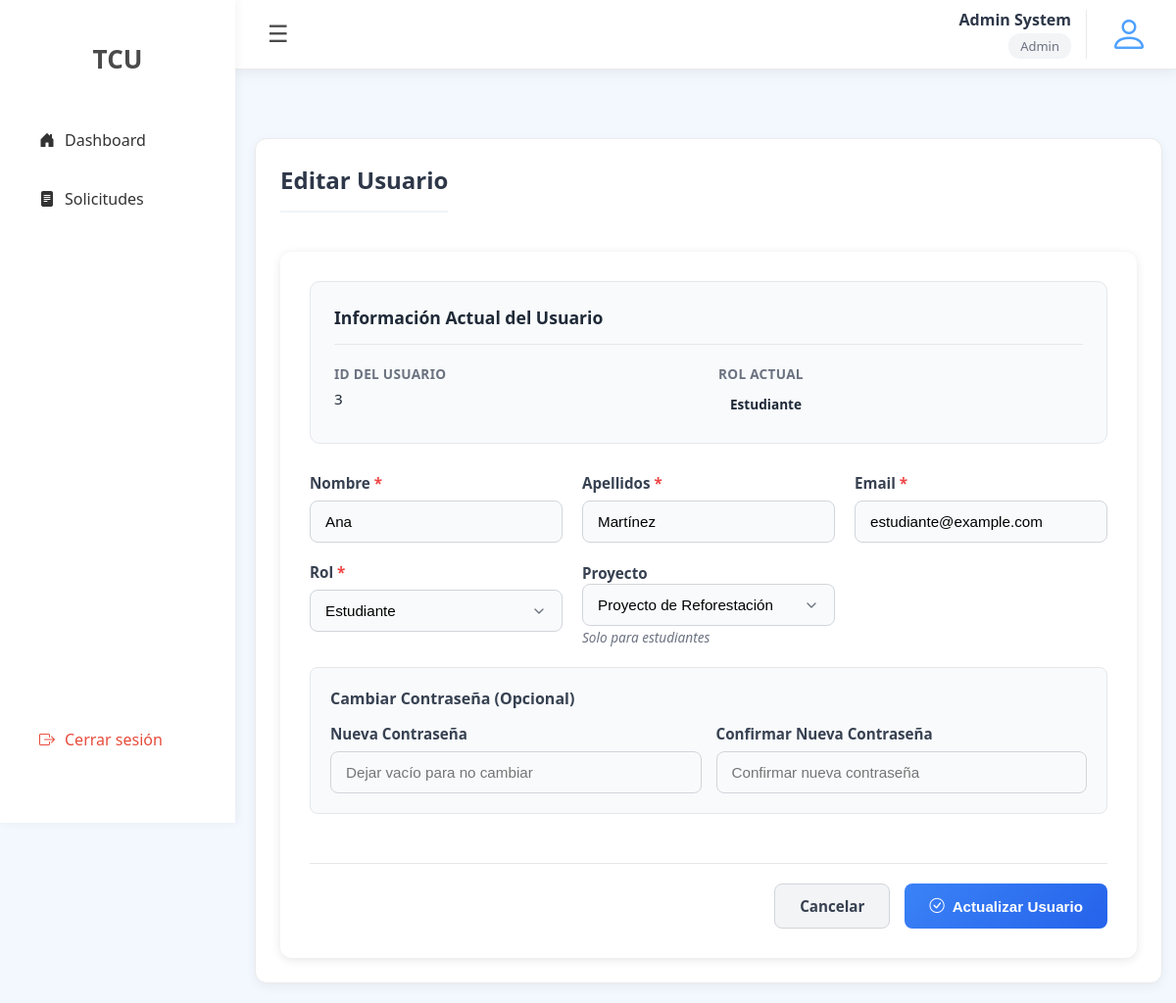
Screenshot of /users/edit/3/ (signed in) with the database file from the repository.
### tcu_system_app/models.py (models this page shows, shortened)
class User(models.Model):
    userId = models.AutoField(primary_key=True)
    roleId = models.ForeignKey(Role, on_delete=models.PROTECT)
    firstName = models.CharField(max_length=100, unique=False)
    lastName = models.CharField(max_length=100, unique=False)
    email = models.EmailField(max_length=254, unique=True)
    password = models.CharField(max_length=128, unique=False)
    projectId = models.ForeignKey(Project, on_delete=models.SET_NULL, null=True, blank=True)

class Role(models.Model):
    roleId = models.AutoField(primary_key=True)
    name = models.CharField(max_length=100, unique=True)

class Project(models.Model):
    projectId = models.AutoField(primary_key=True)
    code = models.CharField(max_length=50, unique=True, default='NA')
    name = models.CharField(max_length=200, unique=True)
    userId_professor = models.ForeignKey('User', on_delete=models.SET_NULL, null=True)

### tcu_system_app/views/auth.py (the view)
    def wrapper(request, *args, **kwargs):
        if not is_authenticated(request):
            return redirect('login')
        return view_func(request, *args, **kwargs)

### tcu_system_app/views/auth.py (called while the page is built)
def is_authenticated(request):
    return request.session.get('user_id') is not None

def login_required(view_func):
    def wrapper(request, *args, **kwargs):
        if not is_authenticated(request):
            return redirect('login')
        return view_func(request, *args, **kwargs)
    return wrapper

### tcu_system_app/views/users.py (called while the page is built, shortened)
@login_required
def edit_user(request, user_id):
    current_user_id = request.session.get('user_id')
    if not current_user_id:
        return redirect('login')
    current_user = get_object_or_404(User, pk=current_user_id)
    if current_user.roleId.name.lower() not in ['admin']:
        return HttpResponseForbidden("No tienes permiso para acceder a esta página")
    user_to_edit = get_object_or_404(User, pk=user_id)
    if user_to_edit.roleId.name.lower() == 'admin':
        messages.error(request, "No se pueden editar los administradores desde esta vista")
        return redirect('list_users')
    roles = Role.objects.all()
    projects = Project.objects.all()
    return render(request, 'tcu_system_app/users/edit_user.html', {
        'user': user_to_edit,
        'roles': roles,
        'projects': projects,
        'current_user': current_user
    })

### tcu_system_app/templates/tcu_system_app/users/edit_user.html (shortened to what this page needs)
{% extends 'tcu_system_app/layout.html' %}
{% load static %}
{% block content %}
<link rel="stylesheet" href="{% static 'tcu_system_app/css/dashboard.css' %}">
<link rel="stylesheet" href="{% static 'tcu_system_app/css/users/users.css' %}">
<link rel="stylesheet" href="{% static 'tcu_system_app/css/users/create_user.css' %}">
<link rel="stylesheet" href="{% static 'tcu_system_app/css/users/edit_user.css' %}">
<div class="recent-requests">
    <div class="table-header">
        <h2>Editar Usuario</h2>
    </div>
    <div class="form-container">
        <form method="POST" class="user-form" id="editUserForm">
            <div class="current-user-info">
                <h3>Información Actual del Usuario</h3>
                <div class="user-info-grid">
                    <div class="user-info-item">
                        <span class="user-info-label">ID del Usuario</span>
                        <span class="user-info-value">{{ user.userId }}</span>
                    </div>
                    <div class="user-info-item">
                        <span class="user-info-label">Rol Actual</span>
                        <span class="user-info-value">
                            <span class="user-role-badge {{ user.roleId.name|lower }}">
                                {{ user.roleId.name }}
                            </span>
                        </span>
                    </div>
                </div>
            </div>
            <div class="form-grid">
                <div class="form-group">
                    <label for="firstName">
                        Nombre <span class="required">*</span>
                    </label>
                    <input type="text" id="firstName" name="firstName"
                           value="{{ user.firstName }}" required>
                </div>
                <div class="form-group">
                    <label for="lastName">
                        Apellidos <span class="required">*</span>
                    </label>
                    <input type="text" id="lastName" name="lastName"
                           value="{{ user.lastName }}" required>
                </div>
                <div class="form-group">
                    <label for="email">
                        Email <span class="required">*</span>
                    </label>
                    <input type="email" id="email" name="email"
                           value="{{ user.email }}" required>
                </div>
                <div class="form-group">
                    <label for="roleId">
                        Rol <span class="required">*</span>
                    </label>
                    <select id="roleId" name="roleId" required>
                        {% for role in roles %}
                        <option value="{{ role.roleId }}"
                                {% if role.roleId == user.roleId.roleId %}selected{% endif %}>
                            {{ role.name }}
                        </option>
                        {% endfor %}
                    </select>
                </div>
                <div class="form-group" id="project-group">
                    <label for="projectId">Proyecto</label>
                    <select id="projectId" name="projectId">
                        {% for project in projects %}
                        <option value="{{ project.projectId }}"
                                {% if user.projectId and project.projectId == user.projectId.projectId %}selected{% endif %}>
                            {{ project.name }}
                        </option>
                        {% endfor %}
                    </select>
                    <small class="help-text">Solo para estudiantes</small>
                </div>
                <div class="form-group full-width">
                    <div class="password-section">
                        <h4>Cambiar Contraseña (Opcional)</h4>
                        <div class="password-fields">
                            <div class="form-group">
                                <label for="password">Nueva Contraseña</label>
                                <input type="password" id="password" name="password"
                                       minlength="6" placeholder="Dejar vacío para no cambiar">
                            </div>
                            <div class="form-group">
                                <label for="confirmPassword">Confirmar Nueva Contraseña</label>
                                <input type="password" id="confirmPassword" name="confirmPassword"
                                       minlength="6" placeholder="Confirmar nueva contraseña">
                            </div>
                        </div>
                    </div>
                </div>
            </div>
            <div class="form-actions">
                <a href="{% url 'list_users' %}" class="btn-cancel">
                    Cancelar
                </a>
                <button type="submit" class="btn-submit btn-submit-edit">
                    <i class="bi bi-check-circle"></i> Actualizar Usuario
                </button>
            </div>
        </form>
    </div>
</div>
{% endblock %}

### tcu_system_app/templates/tcu_system_app/navbar.html
{% load static %}
<nav class="navbar">
    <button id="toggle-btn" class="toggle-btn">☰</button>
    <div class="nav-right">
        <div class="user-info">
            <span class="user-name">
                {% if current_user %}
                    {{ current_user.firstName }} {{ current_user.lastName }}
                {% else %}
                    Usuario
                {% endif %}
            </span>
            <span class="user-role">
                {% if current_user and current_user.roleId %}
                    {{ current_user.roleId.name|title }}
                {% else %}
                    Rol no definido
                {% endif %}
            </span>
        </div>
        <div class="user-icon-minimal">
            <i class="bi bi-person"></i>
        </div>
    </div>
</nav>

### tcu_system_app/static/tcu_system_app/css/layout.css (style rules this page uses)
body { margin: 0; font-family: 'Segoe UI', sans-serif; background: #f3f8ff; }
.navbar { position: relative; margin-left: 240px; height: 70px; background: #ffffff; display: flex; align-items: center; justify-content: space-between; padding: 0 25px; box-shadow: 0 2px 15px rgba(0,0,0,0.08); transition: margin-left 0.3s; border-bottom: 1px solid #eaeaea; }
.toggle-btn { background: none; border: none; font-size: 24px; cursor: pointer; color: #4a4a4a; padding: 8px; border-radius: 6px; transition: all 0.3s; }
.nav-right { display: flex; align-items: center; gap: 20px; }
.user-info { display: flex; flex-direction: column; align-items: flex-end; padding-right: 15px; border-right: 1px solid #eaeaea; }
.user-name { font-weight: 600; color: #2d3748; font-size: 16px; line-height: 1.3; text-align: right; }
.user-role { font-size: 13px; color: #6b7280; background: #f3f4f6; padding: 4px 12px; border-radius: 12px; margin-top: 4px; font-weight: 500; text-align: center; }
.user-icon-minimal { width: 46px; height: 46px; display: flex; align-items: center; justify-content: center; color: #4da0ff; font-size: 40px; cursor: pointer; transition: all 0.3s ease; }

### tcu_system_app/static/tcu_system_app/css/dashboard.css (style rules this page uses)
.recent-requests { margin-top: 50px; background-color: white; border-radius: 12px; padding: 25px; box-shadow: 0 4px 12px rgba(0,0,0,0.05); border: 1px solid #eaeaea; }
.recent-requests h2 { margin: 0 0 20px 0; color: #2d3748; font-size: 1.5rem; font-weight: 600; padding-bottom: 15px; border-bottom: 2px solid #f0f4f8; }

### tcu_system_app/static/tcu_system_app/css/users/users.css (style rules this page uses)
.recent-requests { width: 95%; }
.table-header { display: flex; justify-content: space-between; align-items: center; margin-bottom: 20px; }
.user-info { display: flex; flex-direction: column; }
.user-name { color: #2d3748; font-weight: 600; font-size: 1rem; }
.btn-cancel, .btn-confirm-delete { padding: 10px 20px; border-radius: 8px; font-weight: 600; cursor: pointer; border: none; transition: all 0.3s; font-size: 0.95rem; }
.btn-cancel { background: #f3f4f6; color: #4b5563; border: 1px solid #d1d5db; }

### tcu_system_app/static/tcu_system_app/css/users/create_user.css (style rules this page uses)
.form-container { background: white; border-radius: 12px; padding: 30px; box-shadow: 0 2px 10px rgba(0,0,0,0.1); max-width: 900px; margin: 0 auto; }
.form-grid { display: grid; grid-template-columns: repeat(auto-fit, minmax(250px, 1fr)); gap: 20px; margin-bottom: 30px; }
.form-group { display: flex; flex-direction: column; }
.form-group.full-width { grid-column: 1 / -1; }
.form-group label { font-weight: 600; margin-bottom: 8px; color: #374151; font-size: 0.95rem; }
.form-group .required { color: #ef4444; }
.form-group input, .form-group select { padding: 12px 15px; border: 1px solid #d1d5db; border-radius: 8px; font-size: 0.95rem; transition: all 0.3s; background-color: #f9fafb; width: 100%; box-sizing: border-box; }
.help-text { margin-top: 5px; color: #6b7280; font-size: 0.85rem; font-style: italic; line-height: 1.4; }
.form-actions { display: flex; justify-content: flex-end; gap: 15px; padding-top: 20px; border-top: 1px solid #e5e7eb; }
.btn-submit { display: inline-flex; align-items: center; gap: 8px; padding: 12px 25px; background: linear-gradient(135deg, #10b981, #059669); color: white; border: none; border-radius: 8px; font-weight: 600; font-size: 0.95rem; cursor: pointer; transition: all 0.3s; }
.btn-cancel { display: inline-flex; align-items: center; gap: 8px; padding: 12px 25px; background: #f3f4f6; color: #374151; text-decoration: none; border-radius: 8px; font-weight: 600; font-size: 0.95rem; border: 1px solid #d1d5db; transition: all 0.3s; }
#project-group { display: none; }
.form-group select { appearance: none; background-repeat: no-repeat; background-position: right 15px center; background-size: 16px; padding-right: 40px; }
.form-group select option { padding: 8px; white-space: normal; word-wrap: break-word; }

### rows the page displays
User: firstName "Admin", lastName "System", roleId.name "Admin"
User: userId "3", roleId.name "Estudiante", firstName "Ana", lastName "Martínez", email "estudiante@example.com", roleId "Estudiante", projectId "Proyecto de Reforestación"
